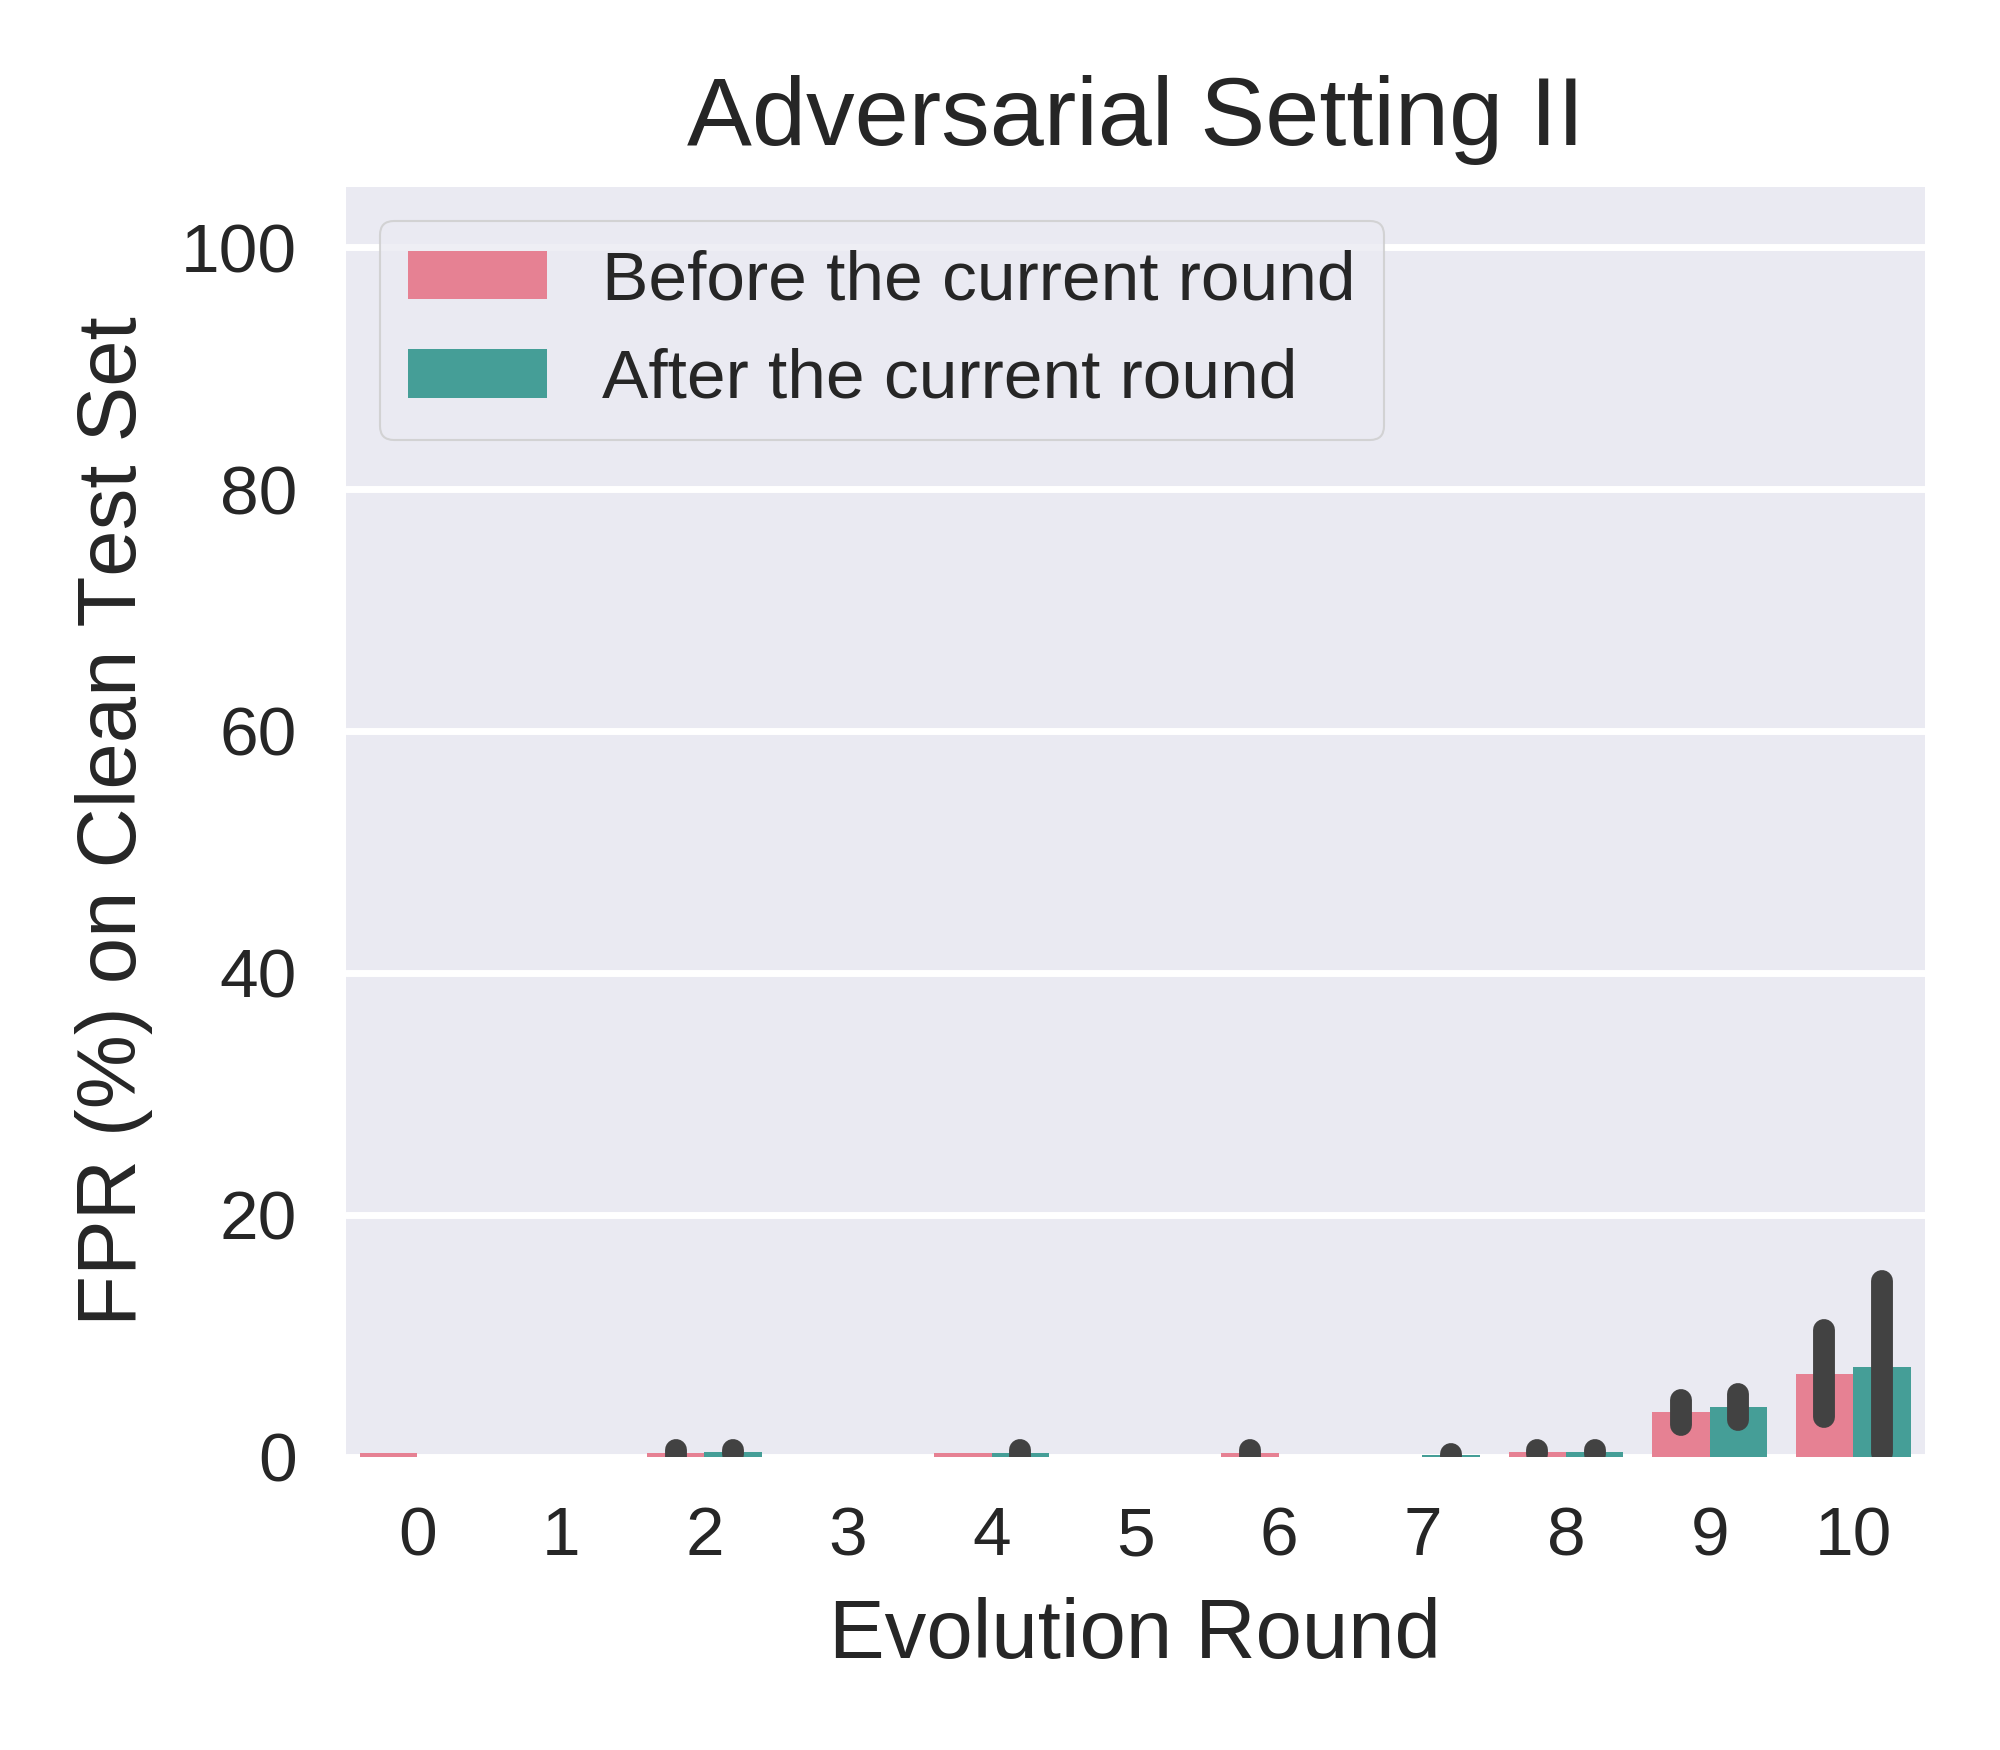

Here is the Python script that generated this plot:
import matplotlib.pyplot as plt
import pandas as pd
import seaborn as sns

advset2_rounds10_preevolved_FPR_on_cle_file = pd.read_csv('test_FPrate_on_former_set_list_advset2_round10_seed012.csv')
advset2_rounds10_preevolved_FPR_on_cle_df = pd.DataFrame(advset2_rounds10_preevolved_FPR_on_cle_file)

advset2_rounds10_preevolved_FPR_on_cle_seed_0_df = advset2_rounds10_preevolved_FPR_on_cle_df.drop(columns=['seed1','seed2'])  
advset2_rounds10_preevolved_FPR_on_cle_seed_0_df.rename(columns={'seed0': 'FPR'}, inplace=True)

advset2_rounds10_preevolved_FPR_on_cle_seed_1_df = advset2_rounds10_preevolved_FPR_on_cle_df.drop(columns=['seed0','seed2'])  
advset2_rounds10_preevolved_FPR_on_cle_seed_1_df.rename(columns={'seed1': 'FPR'}, inplace=True)

advset2_rounds10_preevolved_FPR_on_cle_seed_2_df = advset2_rounds10_preevolved_FPR_on_cle_df.drop(columns=['seed0','seed1'])  
advset2_rounds10_preevolved_FPR_on_cle_seed_2_df.rename(columns={'seed2': 'FPR'}, inplace=True)

print("advset2_rounds10_preevolved_FPR_on_cle_df:\n",advset2_rounds10_preevolved_FPR_on_cle_df)  
print("advset2_rounds10_preevolved_FPR_on_cle_seed_0_df:\n",advset2_rounds10_preevolved_FPR_on_cle_seed_0_df)  
print("advset2_rounds10_preevolved_FPR_on_cle_seed_1_df:\n",advset2_rounds10_preevolved_FPR_on_cle_seed_1_df)  
print("advset2_rounds10_preevolved_FPR_on_cle_seed_2_df:\n",advset2_rounds10_preevolved_FPR_on_cle_seed_2_df)  



advset2_rounds10_preevolved_FPR_on_cle_merge_df = pd.concat([advset2_rounds10_preevolved_FPR_on_cle_seed_0_df, advset2_rounds10_preevolved_FPR_on_cle_seed_1_df, advset2_rounds10_preevolved_FPR_on_cle_seed_2_df])
# advset2_rounds10_preevolved_FPR_on_cle_merge_df = pd.concat([advset2_rounds10_preevolved_FPR_on_cle_df, advset2_rounds10_preevolved_FPR_on_cle_df, advset2_rounds10_preevolved_FPR_on_cle_df])

print("advset2_rounds10_preevolved_FPR_on_cle_merge_df:\n",advset2_rounds10_preevolved_FPR_on_cle_merge_df)  

advset2_rounds10_preevolved_FPR_on_cle_merge_df = advset2_rounds10_preevolved_FPR_on_cle_merge_df.reset_index(drop=True)

print("advset2_rounds10_preevolved_FPR_on_cle_merge_df:\n",advset2_rounds10_preevolved_FPR_on_cle_merge_df)  

# advset2_rounds10_preevolved_FPR_on_cle_merge_df.rename()

# advset2_rounds101020_TP_on_advmal_df.rename(columns={'TP': 'Value'}, inplace=True)
advset2_rounds10_preevolved_FPR_on_cle_merge_df['evolution_label']='Before the current round'    




# sns.set_theme(style="darkgrid")
plt.style.use('seaborn') 
# plt.style.use('default') 
# plt.style.use('seaborn-deep') 

# plt.figure(figsize=(4, 3.5), dpi=500)
_, ax = plt.subplots(nrows=1, ncols=1, figsize=(4, 3.5), tight_layout=True, dpi=500) #dpi=100 分辨率


# sns_plot=sns.lineplot(data=advset2_rounds10_preevolved_FPR_on_cle_merge_df, x='round', y='FPR', color='b')
sns_plot=sns.barplot(data=advset2_rounds10_preevolved_FPR_on_cle_merge_df, x='round', y='FPR', color='b')

ax.set_xlabel('Evolution Round', fontsize=12)
ax.set_ylabel('FPR (%) on Clean Test Set', fontsize=12)
ax.set_title('Adversarial Setting II', fontsize=14); 
plt.ylim(-5, 105)
# plt.legend(title=None)
# plt.legend(loc='center left', bbox_to_anchor=(1, 0.5))


savepath = f'/home/huan1932/ARIoTEDef/drawfigure/advset2/round10/FPR-on-cle'
# savename = f'line-shadow-figure-advset2-round10-FPR-on-adv-seed012'
savename = f'bar-error-figure-advset2-round10-preevolved_FPR-on-cle-seed012'

plt.savefig(fname=f'{savepath}/{savename}.png',dpi=500)
plt.close   














#==========================================================
advset2_rounds10_evolved_FPR_on_cle_file = pd.read_csv('test_FPrate_on_later_set_list_advset2_round10_seed012.csv')
advset2_rounds10_evolved_FPR_on_cle_df = pd.DataFrame(advset2_rounds10_evolved_FPR_on_cle_file)


# 删除最后一行
advset2_rounds10_evolved_FPR_on_cle_df = advset2_rounds10_evolved_FPR_on_cle_df.drop(advset2_rounds10_evolved_FPR_on_cle_df.index[-1])
# x从round1开始显示
advset2_rounds10_evolved_FPR_on_cle_df['round'] = advset2_rounds10_evolved_FPR_on_cle_df['round'] + 1



advset2_rounds10_evolved_FPR_on_cle_seed_0_df = advset2_rounds10_evolved_FPR_on_cle_df.drop(columns=['seed1','seed2'])  
advset2_rounds10_evolved_FPR_on_cle_seed_0_df.rename(columns={'seed0': 'FPR'}, inplace=True)

advset2_rounds10_evolved_FPR_on_cle_seed_1_df = advset2_rounds10_evolved_FPR_on_cle_df.drop(columns=['seed0','seed2'])  
advset2_rounds10_evolved_FPR_on_cle_seed_1_df.rename(columns={'seed1': 'FPR'}, inplace=True)

advset2_rounds10_evolved_FPR_on_cle_seed_2_df = advset2_rounds10_evolved_FPR_on_cle_df.drop(columns=['seed0','seed1'])  
advset2_rounds10_evolved_FPR_on_cle_seed_2_df.rename(columns={'seed2': 'FPR'}, inplace=True)

print("advset2_rounds10_evolved_FPR_on_cle_df:\n",advset2_rounds10_evolved_FPR_on_cle_df)  
print("advset2_rounds10_evolved_FPR_on_cle_seed_0_df:\n",advset2_rounds10_evolved_FPR_on_cle_seed_0_df)  
print("advset2_rounds10_evolved_FPR_on_cle_seed_1_df:\n",advset2_rounds10_evolved_FPR_on_cle_seed_1_df)  
print("advset2_rounds10_evolved_FPR_on_cle_seed_2_df:\n",advset2_rounds10_evolved_FPR_on_cle_seed_2_df)  



advset2_rounds10_evolved_FPR_on_cle_merge_df = pd.concat([advset2_rounds10_evolved_FPR_on_cle_seed_0_df, advset2_rounds10_evolved_FPR_on_cle_seed_1_df, advset2_rounds10_evolved_FPR_on_cle_seed_2_df])
# advset2_rounds10_evolved_FPR_on_cle_merge_df = pd.concat([advset2_rounds10_evolved_FPR_on_cle_df, advset2_rounds10_evolved_FPR_on_cle_df, advset2_rounds10_evolved_FPR_on_cle_df])

print("advset2_rounds10_evolved_FPR_on_cle_merge_df:\n",advset2_rounds10_evolved_FPR_on_cle_merge_df)  

advset2_rounds10_evolved_FPR_on_cle_merge_df = advset2_rounds10_evolved_FPR_on_cle_merge_df.reset_index(drop=True)

print("advset2_rounds10_evolved_FPR_on_cle_merge_df:\n",advset2_rounds10_evolved_FPR_on_cle_merge_df)  

advset2_rounds10_evolved_FPR_on_cle_merge_df['evolution_label']='After the current round'    




# sns.set_theme(style="darkgrid")
plt.style.use('seaborn') 
# plt.style.use('default') 
# plt.style.use('seaborn-deep') 

# plt.figure(figsize=(4, 3.5), dpi=500)
_, ax = plt.subplots(nrows=1, ncols=1, figsize=(4, 3.5), tight_layout=True, dpi=500) #dpi=100 分辨率


# sns_plot=sns.lineplot(data=advset2_rounds10_evolved_FPR_on_cle_merge_df, x='round', y='FPR', color='b')

sns_plot=sns.barplot(data=advset2_rounds10_evolved_FPR_on_cle_merge_df, x='round', y='FPR', color='b')

ax.set_xlabel('Evolution Round', fontsize=12)
ax.set_ylabel('FPR (%) on Clean Test Set', fontsize=12)
ax.set_title('Adversarial Setting II', fontsize=14); 
plt.ylim(-5, 105)
# plt.xlim(1, 105)

savepath = f'/home/huan1932/ARIoTEDef/drawfigure/advset2/round10/FPR-on-cle'
# savename = f'line-shadow-figure-advset2-round10-FPR-on-adv-seed012'
savename = f'bar-error-figure-advset2-round10-evolved_FPR-on-cle-seed012'

plt.savefig(fname=f'{savepath}/{savename}.png',dpi=500)
plt.close   


#======================================================


















advset2_rounds10_FPR_on_cle_merge_df = pd.concat([advset2_rounds10_preevolved_FPR_on_cle_merge_df,advset2_rounds10_evolved_FPR_on_cle_merge_df])





plt.style.use('seaborn') 
_, ax = plt.subplots(nrows=1, ncols=1, figsize=(4, 3.5), tight_layout=True, dpi=500)

sns_plot=sns.barplot(data=advset2_rounds10_FPR_on_cle_merge_df, x='round', y='FPR', hue="evolution_label", palette="husl",errorbar="sd")
# sns_plot=sns.boxplot(data=advset2_rounds10_FPR_on_cle_merge_df, x='round', y='FPR', hue="evolution_label", palette="tab10")

ax.set_xlabel('Evolution Round', fontsize=12)
ax.set_ylabel('FPR (%) on Clean Test Set', fontsize=12)
ax.set_title('Adversarial Setting II', fontsize=14); 
plt.ylim(0, 105)
plt.legend(title=None)
# plt.legend(loc='center left', bbox_to_anchor=(1, 0.5))
plt.legend(loc='upper left',frameon=True)
# plt.legend(loc='upper center', bbox_to_anchor=(0.5, -0.2))


savepath = f'/home/huan1932/ARIoTEDef/drawfigure/advset2/round10/FPR-on-cle'
savename = f'bar-error-figure-advset2-round10-FPR-on-cle-seed012'

plt.savefig(fname=f'{savepath}/{savename}.png',dpi=500)
plt.close   